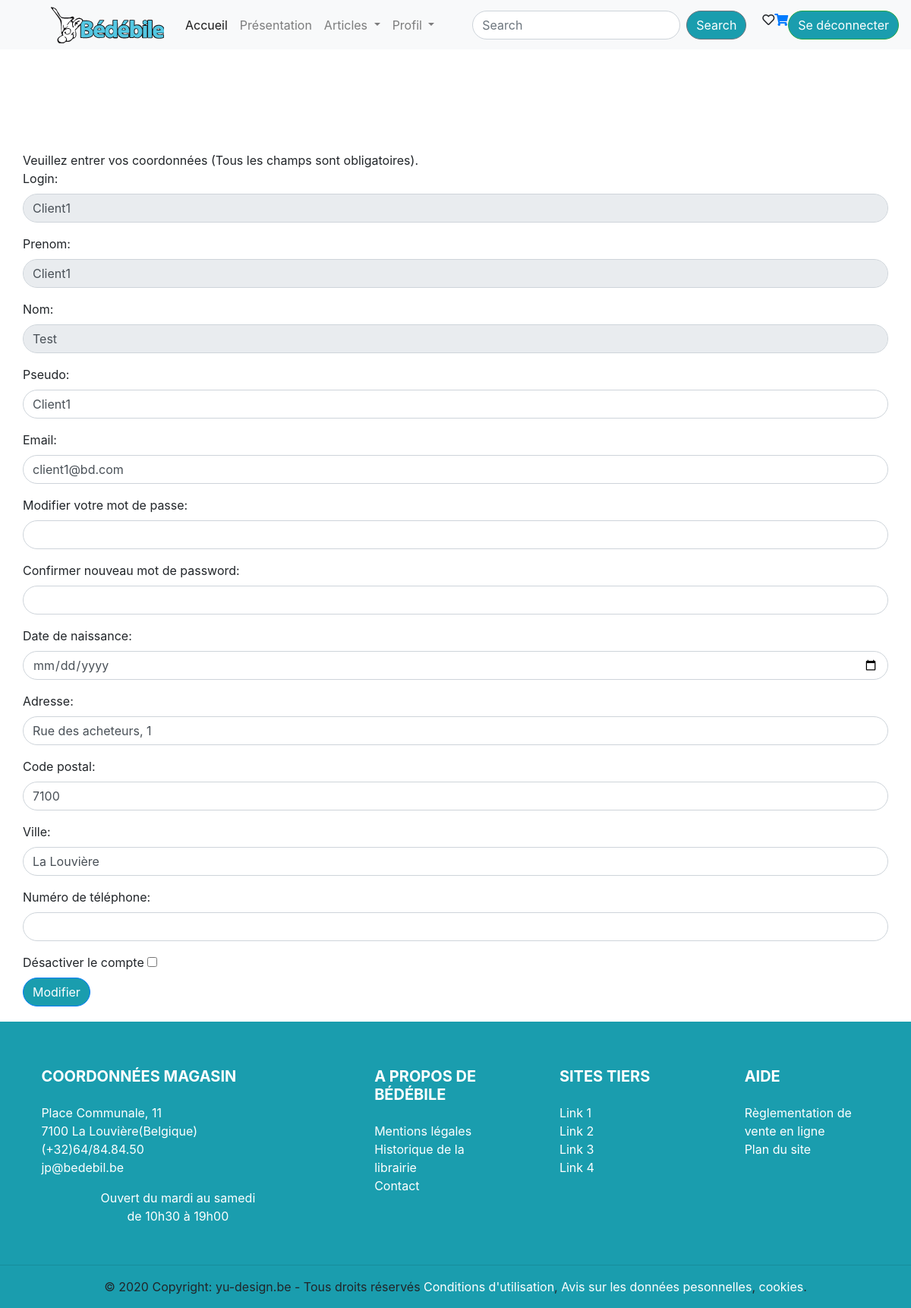
/modifUtilisateur (signed in), run on the app's committed database.
### tables this page shows
CREATE TABLE utilisateur(
	ID INTEGER(11) NOT NULL AUTO_INCREMENT PRIMARY KEY,
	Login VARCHAR(255) NOT NULL,
	Nom VARCHAR(255) NOT NULL,
	Prenom VARCHAR(255) NOT NULL,
	Pseudo VARCHAR(255) NULL,
	Pass VARCHAR(255) NOT NULL,
	DateNaissance DATE NULL,
	AdresseMail VARCHAR(255) NOT NULL,
	Adresse VARCHAR(255) NULL,
	CP VARCHAR(11) NULL,
	Ville VARCHAR(255) NULL,
	NumTelephone VARCHAR(15) NULL,
	RoleUtilisateur_ID INTEGER(11) NOT NULL REFERENCES roleUtilisateur(ID),
	Actif BOOLEAN
);

### controllers/modifUtilisateur.php (called while the page is built, shortened)
<?php
    include 'views/includes/head.php';
    require 'models/users.php';
    $user = getUtilisateurParLogin($_SESSION['login']);
    include 'views/modifUtilisateur.php';
    include 'views/includes/main.php';
    include 'views/includes/footer.php';

### models/users.php (called while the page is built, shortened)
<?php
require_once 'models/db.php';
function getUtilisateurParLogin($login) {
    global $db;
    $reponse = $db->prepare('SELECT * FROM utilisateur WHERE Login = :login');
    $reponse->execute([':login' => $login]);
    $user = $reponse->fetch();
    return $user;
}
?>

### views/modifUtilisateur.php (the view, shortened to what this page needs)
<div class="padding-top100"></div>
Veuillez entrer vos coordonnées (Tous les champs sont obligatoires).
<?php if($user['RoleUtilisateur_ID']==3):  ?>
    <form action="<?=ROOT_PATH.'modifUtilisateur'?>" method="POST">
        <div class="form-group">
            <label for="idlogin">Login:</label>
            <input type="text" class="form-control"  id="idlogin" placeholder="<?=$user['Login']?>" value="<?=$user['Login']?>" name="login" readonly>
        </div>
        <div class="form-group">
            <label for="idprenom">Prenom:</label>
            <input type="text" class="form-control"  id="idprenom" placeholder="<?=$user['Prenom']?>" value="<?=$user['Prenom']?>" name="prenom" readonly>
        </div>
        <div class="form-group">
            <label for="idnom">Nom:</label>
            <input type="text" class="form-control"  id="idnom" placeholder="<?=$user['Nom']?>" value="<?=$user['Nom']?>" name="nom" readonly>
        </div>
        <div class="form-group">
            <label for="idnom">Pseudo:</label>
            <input type="text" class="form-control"  id="idnom" placeholder="<?=$user['Nom']?>" value="<?=$user['Pseudo']?>" name="pseudo">
        </div>
        <div class="form-group">
            <label for="idemail">Email:</label>
            <input type="email" class="form-control" pattern="[a-z0-9._%+-]+@[a-z0-9.-]+\.[a-z]{2,}$" id="idemail" placeholder="<?=$user['AdresseMail']?>" value="<?=$user['AdresseMail']?>" name="email">
        </div>
        <div class="form-group">
            <label for="idpassword">Modifier votre mot de passe:</label>
            <input type="password" class="form-control" id="idpassword" name="password">
        </div>
        <div class="form-group">
            <label for="idconfirmpassword">Confirmer nouveau mot de password:</label>
            <input type="password" class="form-control" id="idconfirmpassword" name="confirm_password">
        </div>
        <div class="form-group">
            <label for="idanniversaire">Date de naissance:</label>
            <input type="date" class="form-control" id="idanniversaire" name="anniversaire" value="<?=$user['DateNaissance']?>">
        </div>
        <div class="form-group">
            <label for="idadresse">Adresse:</label>
            <input type="text" class="form-control" id="idprenom" name="adresse" value="<?=$user['Adresse']?>">
        </div>
        <div class="form-group">
            <label for="idcp">Code postal:</label>
            <input type="text" class="form-control" id="idcp" name="cp" value="<?=$user['CP']?>">
        </div>
        <div class="form-group">
            <label for="idville">Ville:</label>
            <input type="text" class="form-control" id="idville" name="ville" value="<?=$user['Ville']?>">
        </div>
        <div class="form-group">
            <label for="idnumtel">Numéro de téléphone:</label>
            <input type="" class="form-control" id="idnumtel" name="numtel" value="<?=$user['NumTelephone']?>">
        </div>
        <div>
            <label for="actif">Désactiver le compte</label>
            <input type="checkbox" id="actif" name="actif" value="<?=$user['Actif']?>">
        </div>
        <button type="submit" class="btn btn-primary">Modifier</button>
    </form>
<?php endif; ?>

### public/css/overtemplate.css (style rules this page uses)
body { background-color: #ffffff; }
.form-control, .btn { border-radius:1.25rem; }
.btn { background-color: #1A9DAE; }
.padding-top100 { padding-top: 10%; }

### data on the page
utilisateur: login "Client1", prenom "Client1", nom "Test", pseudo "Client1", email "client1@bd.com", adresse "Rue des acheteurs, 1", cp "7100", ville "La Louvière"
